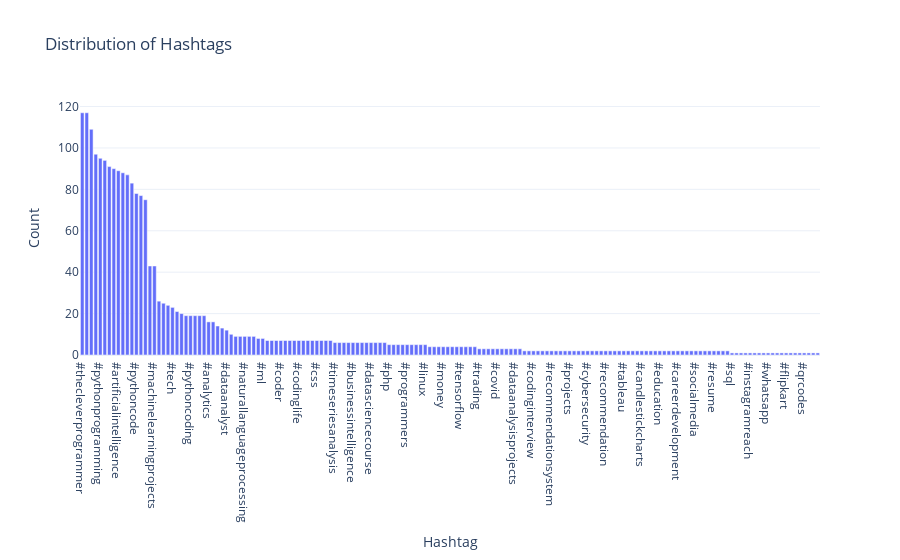

Notebook source saved alongside this figure:
### Markdown cell above
##### Now let’s explore the hashtags column in detail. Each post contains different combinations of hashtags, which impacts reach on Instagram. So let’s have a look at the distribution of hashtags to see which hashtag is used the most in all the posts:

### Code cell
# Create a list to store all hashtags
all_hashtags = []

# Iterate through each row in the 'Hashtags' column
for row in data['Hashtags']:
    hashtags = str(row).split()
    hashtags = [tag.strip() for tag in hashtags]
    all_hashtags.extend(hashtags)

# Create a pandas DataFrame to store the hashtag distribution
hashtag_distribution = pd.Series(all_hashtags).value_counts().reset_index()
hashtag_distribution.columns = ['Hashtag', 'Count']

fig = px.bar(hashtag_distribution, x='Hashtag', 
             y='Count', title='Distribution of Hashtags')
fig.show()

### Figure 1 — Plotly figure (JSON) as saved in the notebook; plotly's stock layout.template omitted (floating-point values rounded to 4 significant figures; data arrays with more than 128 entries replaced by an {"elided": "..."} marker saying what was removed)
{"data": [{"alignmentgroup": "True", "hovertemplate": "Hashtag=%{x}<br>Count=%{y}<extra></extra>", "legendgroup": "", "marker": {"color": "#636efa", "pattern": {"shape": ""}}, "name": "", "offsetgroup": "", "orientation": "v", "showlegend": false, "textposition": "auto", "type": "bar", "x": {"elided": "164 str values"}, "xaxis": "x", "y": {"elided": "164 int values"}, "yaxis": "y"}], "layout": {"autosize": true, "barmode": "relative", "legend": {"tracegroupgap": 0}, "title": {"text": "Distribution of Hashtags"}, "xaxis": {"anchor": "y", "autorange": true, "domain": [0, 1], "range": [-0.5, 163.5], "title": {"text": "Hashtag"}, "type": "category"}, "yaxis": {"anchor": "x", "autorange": true, "domain": [0, 1], "range": [0, 123.2], "title": {"text": "Count"}, "type": "linear"}}}
